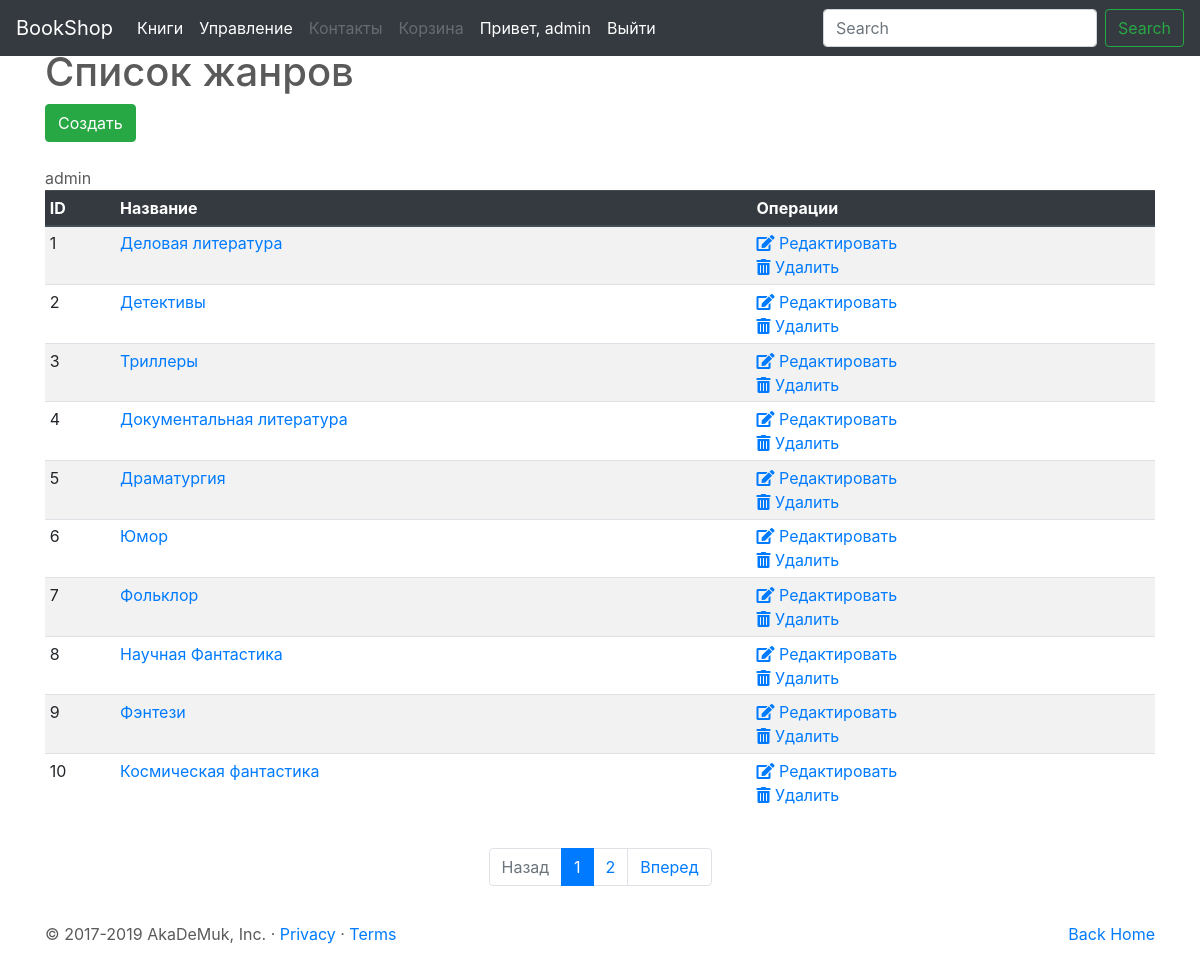
Screenshot of /genres/ (signed in) with the database file from the repository.
### genre/models.py (models this page shows, shortened)
class Genre(models.Model):
    name=models.CharField(max_length=50, verbose_name="Название жанра")
    description=models.TextField (blank=True, null=True, verbose_name="Описание жанра")

### genre/views.py (the view)
# urls.py: path('', views.ViewGenres.as_view(), name="list"),
class ViewGenres(PermissionRequiredMixin,ListView):
    permission_required = 'genre.view_genre'
    template_name = 'genre_list.html'
    model = Genre
    paginate_by = 10

### genre/templates/genre_list.html (shortened to what this page needs)
{% extends 'base.html' %}
{% block content %}
<div class ='container'>
<h1>Список жанров</h1>
<a href="{% url 'genre:create' %}"><button type="button" class="btn btn-success">Cоздать</button></a>
<br>
<br>
{{user}}
<table class= "table table-striped table-sm">
    <thead class="thead-dark">
        <tr>
            <th scope="col">ID</th>
            <th scope="col">Название</th>
            <th scope="col">Операции</th>
        </tr>
    </thead>
    <tbody>
        {% for obj in object_list %}
            <tr>
                <td scope="row">{{obj.id}}</td>
                <td><a href="{% url 'genre:detail' obj.pk %}">{{obj.name}}</a></td>
                <td><a href="{% url 'genre:edit' obj.pk %}"><i class="fas fa-edit"></i> Редактировать</a><br>
                    <a href="{% url 'genre:delete' obj.pk %}"><i class="fas fa-trash-alt"></i> Удалить</a></td>
            </tr>
        {% empty %}
            <tr>Нет жанров.</tr>
        {% endfor %}
    </tbody>
</table>
{% include 'paginator.html' %}
</div>
{% endblock %}

### bookshop/templates/menu.html
<ul class="navbar-nav mr-auto">
    <li class="nav-item active">
        <a class="nav-link" href="{% url 'book:cards' %}">Книги</a>
    </li>
    {% if user.is_staff %}
    <li class="nav-item active">
        <a class="nav-link" href="{% url 'main:staff_page' %}">Управление</a>
    </li>
    {% endif %}
    <li class="nav-item disabled">
        <a class="nav-link disabled" href="#">Контакты</a>
    </li>
    <li class="nav-item desabled">
        <a class="nav-link disabled" href="#">Корзина</a>
    </li>
    <li class="nav-item">
        {% if user.is_anonymous %}
            <a class="nav-link active" href="{% url 'account:login' %}">Войти</a>
        {% else %}
            <a class="nav-link active" href="{% url 'account:update'  user.pk %}">Привет, {{user}}</a>
        {% endif %}
    </li>
    <li class="nav-item">
        {% if user.is_authenticated %}
            <a class="nav-link active" href="{% url 'account:logout' %}">Выйти</a>
        {% endif %}
    </li>
</ul>

### static/css/carousel.css (style rules this page uses)
body { padding-top: 3rem; padding-bottom: 3rem; color: #5a5a5a; }

### rows the page displays
Genre: id "1", name "Деловая литература"
Genre: id "2", name "Детективы"
Genre: id "3", name "Триллеры"
Genre: id "4", name "Документальная литература"
Genre: id "5", name "Драматургия"
Genre: id "6", name "Юмор"
Genre: id "7", name "Фольклор"
Genre: id "8", name "Научная Фантастика"
Genre: id "9", name "Фэнтези"
Genre: id "10", name "Космическая фантастика"

### other values shown
{{ user }} "admin"
{{ page_obj.number }} "1"
{{ page_obj.next_page_number }} "2"
